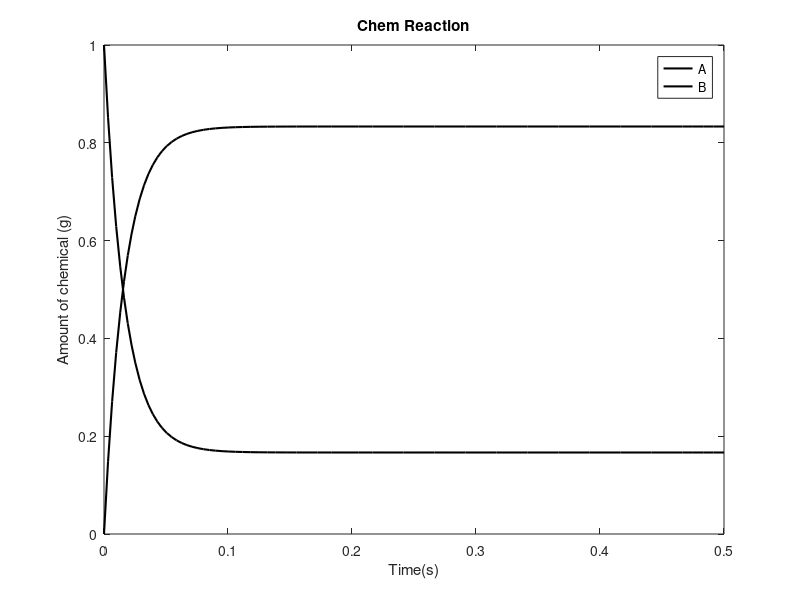

Write MATLAB code to recreate this figure.
function hw3()
[t,y] = ode45(@chem,[0 0.5],[0 1]);

plot(t,y(:,1),'k','LineWidth',1.5);
hold on;
plot(t,y(:,2),'k','LineWidth',1.5);
legend('A','B');
xlabel('Time(s)');
ylabel('Amount of chemical (g)');
title('Chem Reaction');
end

function dydt = chem(t,y)
dydt = zeros(2,1);
dydt(1) = -10*y(1)+50*y(2);
dydt(2) = 10*y(1)-50*y(2);
end